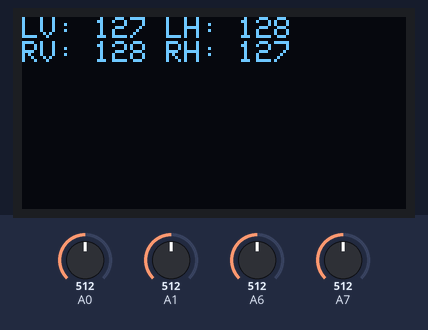
Bench run of a program on a simulated Arduino Nano, built with avr-gcc and run on an emulated ATmega328P. Parts: 128×64 one-colour display. Inputs (shaded band) come from the test bench; at power-on: A0 = 512, A1 = 512, A6 = 512, A7 = 512. No radio packets arrive unless stated.

Above: at 1.2 s.
1.3 s: A0 set to 525
2.8 s: A1 set to 716
At 4.0 s:
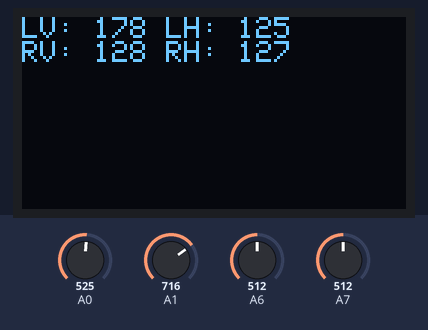
4.3 s: A6 set to 716
At 4.7 s:
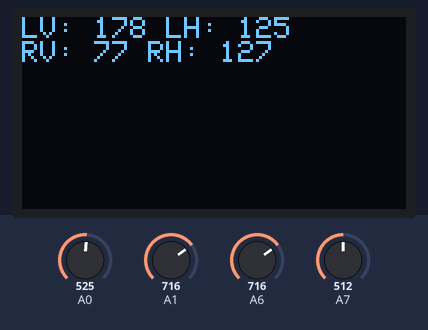
5.9 s: A7 set to 716
At 6.5 s:
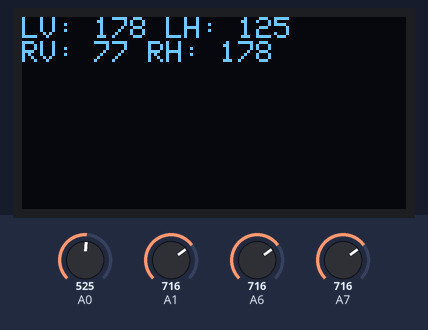
7.5 s: A0 set to 716
At 8.2 s:
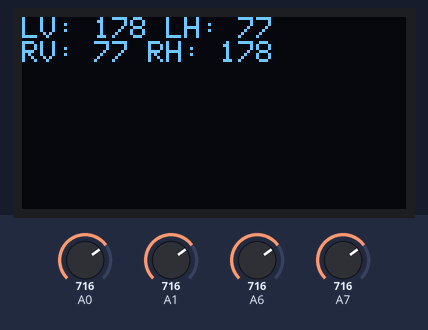
9.0 s: A1 set to 992
At 9.8 s:
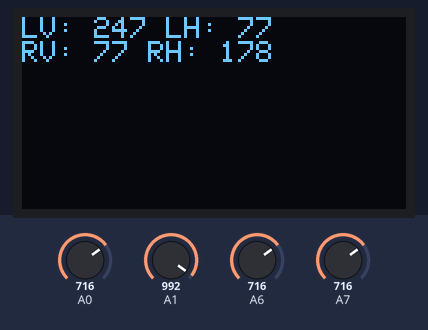
Timing chart, 0 to 11.6 s (numbered marks = the images above; inputs shaded):
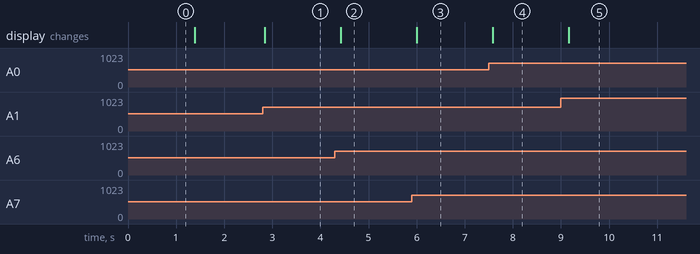

Measured:
- after the input at 2.8 s, the display: changes at once (image 1)
- after the input at 4.3 s, the display: changes after 0.12 s (image 2)
- after the input at 5.9 s, the display: changes after 0.10 s (image 3)
- after the input at 7.5 s, the display: changes after 0.08 s (image 4)
- after the input at 9.0 s, the display: changes after 0.16 s (image 5)

The program:

main.cpp
```cpp
#include <Wire.h>
#include <SPI.h>
#include <nRF24L01.h>
#include <RF24.h>
#include <Adafruit_SSD1306.h>

#define OLED_RESET 4

//create an RF24 object
RF24 radio(9, 8);  // CE, CSN
// address through which two modules communicate
const byte address[6] = "00001";

struct Data {
  byte ch1;
  byte ch2;
  byte ch3;
  byte ch4;
};
Data data;

// declare OLED display
Adafruit_SSD1306 display(OLED_RESET);
const byte SSD1306_ADDR_3 = 0x3C;

void setup()
{
  /* UNCOMMENT TO START SERIAL MONITOR */
  // Serial.begin(9600);

  display.begin(SSD1306_SWITCHCAPVCC, SSD1306_ADDR_3);

  // setup radio write pipe
  radio.begin();
  radio.setAutoAck(false);
  radio.setDataRate(RF24_250KBPS);
  radio.openWritingPipe(address);
  radio.setPALevel(RF24_PA_MIN);

  data.ch1 = 0;
  data.ch2 = 0;
  data.ch3 = 0;
  data.ch4 = 0;
}

void loop()
{
  display.clearDisplay();

  // map analog joy stick values
  data.ch1 = 255 - map(analogRead(A0), 0, 1024, 0, 255);
  data.ch2 = map(analogRead(A1), 0, 1024, 0, 255);
  data.ch3 = map(analogRead(A7), 0, 1024, 0, 255);
  data.ch4 = 255 - map(analogRead(A6), 0, 1024, 0, 255);

  // write to radio address
  radio.write(&data, sizeof(Data));

  //configure and write mapped joy stick values to display
  display.setTextSize(1);
  display.setTextColor(WHITE);
  display.setCursor(0,0);

  display.print("LV: "); display.print(data.ch2);
  display.print(" LH: "); display.print(data.ch1);
  display.println();
  display.print("RV: "); display.print(data.ch4);
  display.print(" RH: "); display.print(data.ch3);
  display.println();

  display.display();
  delay(100);
}
```
